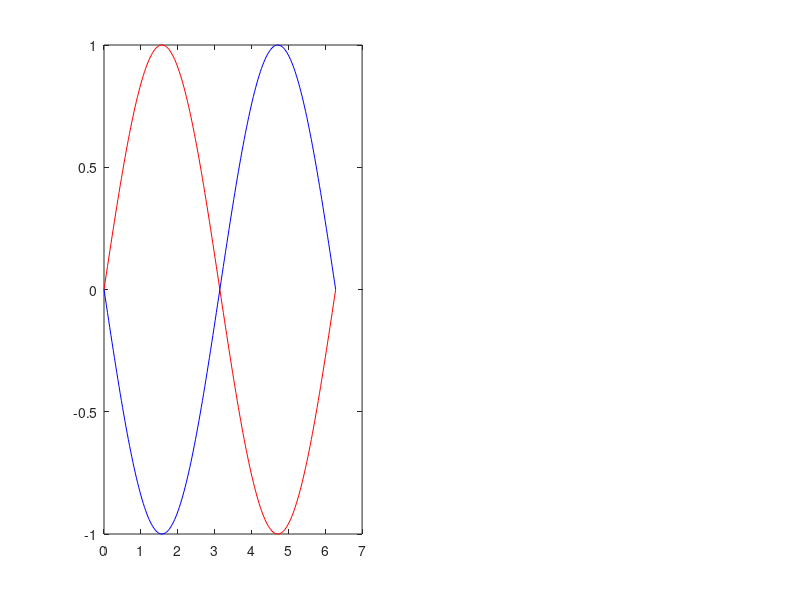

Recreate this plot in MATLAB. (Note: this script raises an error after producing the figure.)
% ---------------------------------------------------------------------------------
%   Exercise 1, part 2
%
%   Authors : Spyridakis Christos
%   Created Date : 19/10/2019
%   Last Updated : 22/10/2019
%
%   Description: 
%               Code created for labs of Digital Signal Processing Course
%               in Technical University of Crete
%
% ---------------------------------------------------------------------------------

clear all
close all
clc

% Just for saving in a separate folder figures as images
DEBUG = false; dirpath = '../doc/photos'; ext = '.jpg' ; if ~DEBUG && ~exist(dirpath,'dir') ; mkdir(dirpath); end



x = 0:pi/100:2*pi;
y11 = sin(x);
y12 = sin(-x);

t2=[-1:0.5:4]
x12=exp(-x)
x22=exp(x);


figure();
subplot(1,2,1);
plot(x,y11, 'r');
hold on;
plot(x,y12, 'b');

plot()



